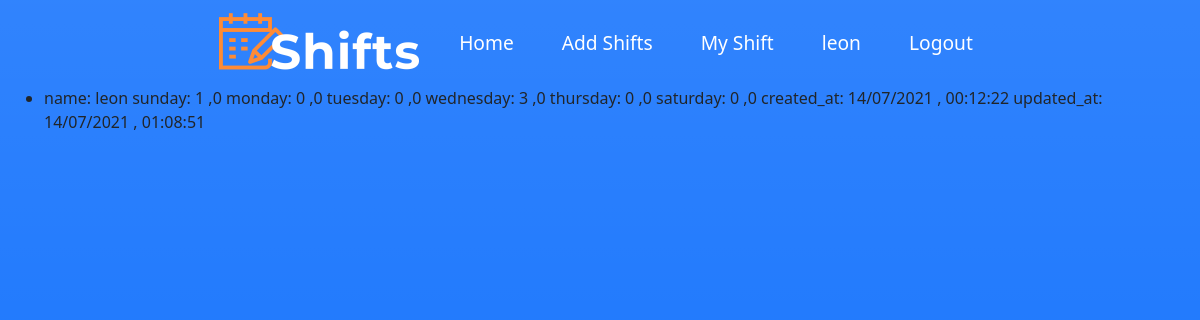
The app's page /myweekshift/ (signed in), older data.
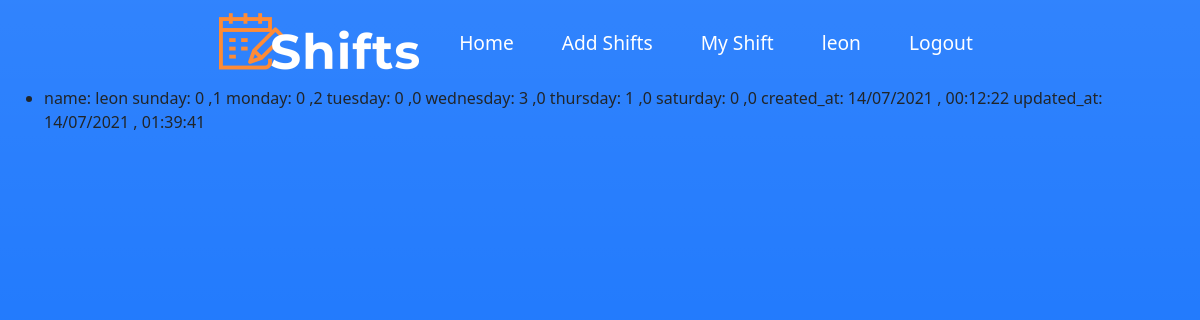
The same page, newer data.
### Shifts/models.py (models this page shows)
class shiftSubmitTwo(models.Model):
    user_name = models.ForeignKey(
        settings.AUTH_USER_MODEL,
        related_name="shift_submitter",
        on_delete=models.DO_NOTHING,
    )
    for day in DAYS_OF_WEEK:
        if (day == 'friday' or day == 'saturday'):
            for shift_type,shift_hour in zip(TYPE_OF_SHIFTS,SHIFTS_HOURS_WEEKENDS  ) :
                exec(
                    f'{day}_{shift_type} = models.IntegerField(verbose_name =f"{day} {shift_type} {shift_hour}" ,default=0 ,validators=[MinValueValidator(MIN_VAL_SHIFT),MaxValueValidator(MAX_VAL_SHIFT)])'
                )
        else:
            for shift_type,shift_hour in zip(TYPE_OF_SHIFTS,SHIFTS_HOURS_REG ) :
                exec(
                    f'{day}_{shift_type} = models.IntegerField(verbose_name =f"{day} {shift_type} {shift_hour}" ,default=0 ,validators=[MinValueValidator(MIN_VAL_SHIFT),MaxValueValidator(MAX_VAL_SHIFT)])'
                )
    created_at = models.DateTimeField(auto_now_add=True)
    updated_at = models.DateTimeField(auto_now=True)
    def __str__(self):
        return f"""name: {self.user_name}
                   sunday: {self.sunday_evening} ,{self.sunday_night}
                   monday: {self.monday_evening} ,{self.monday_night}
                   tuesday: {self.tuesday_evening} ,{self.tuesday_night}
                   wednesday: {self.wednesday_evening} ,{self.thursday_night}
                   thursday: {self. friday_evening} ,{self. friday_night}
                   saturday: {self.saturday_evening} ,{self.saturday_night}
                   created_at: {self.created_at.strftime("%d/%m/%Y , %H:%M:%S")}
                   updated_at: {self.updated_at.strftime("%d/%m/%Y , %H:%M:%S")}
                                                                             """

### Shifts/views.py (the view)
# urls.py: path("myweekshift/", views.myweekshift ,name ="my_weeks_shift" ),
@login_required()
def myweekshift(request):
    user_shift_result = get_weekly_user_shifts(request)
    if user_shift_result == None:
        messages.error(request, f"{request.user} has no weekly shifts schedule.")
        return redirect("Shifts:addshifts")
    return render(request, "Shifts/myweekshift.html", {"user_shift": user_shift_result})

### Shifts/views.py (called while the page is built)
def get_weekly_user_shifts(request):
    week_start = timezone.now().replace(hour=0, minute=0, second=0, microsecond=0)
    week_start -= timedelta(days=(week_start.weekday() + 1) % 7)
    week_end = week_start + timedelta(days=7)
    return shiftSubmitTwo.objects.filter(
        user_name=request.user, created_at__gte=week_start, created_at__lt=week_end
    ).last()

### Shifts/templates/Shifts/myweekshift.html
{% extends "Shifts/layout.html" %}
{% block body %}
     <ul>
           <li>{{user_shift}}</li>
    </ul>
{% endblock %}

Row changes from the older to the newer data that the page shows:
changed shiftSubmitTwo: user_name+sunday_evening+sunday_night "name: leon sunday: 1 ,0 monday: 0 ,0 tuesday: 0 ,0 wednesday: 3 ,0 thursday: 0 ,0 saturday: 0 ,0 created_at: 14/07/2021 , 00:12:22 updated_at: 14/07/2021 , 01:08:51" → "name: leon sunday: 0 ,1 monday: 0 ,2 tuesday: 0 ,0 wednesday: 3 ,0 thursday: 1 ,0 saturday: 0 ,0 created_at: 14/07/2021 , 00:12:22 updated_at: 14/07/2021 , 01:39:41"
